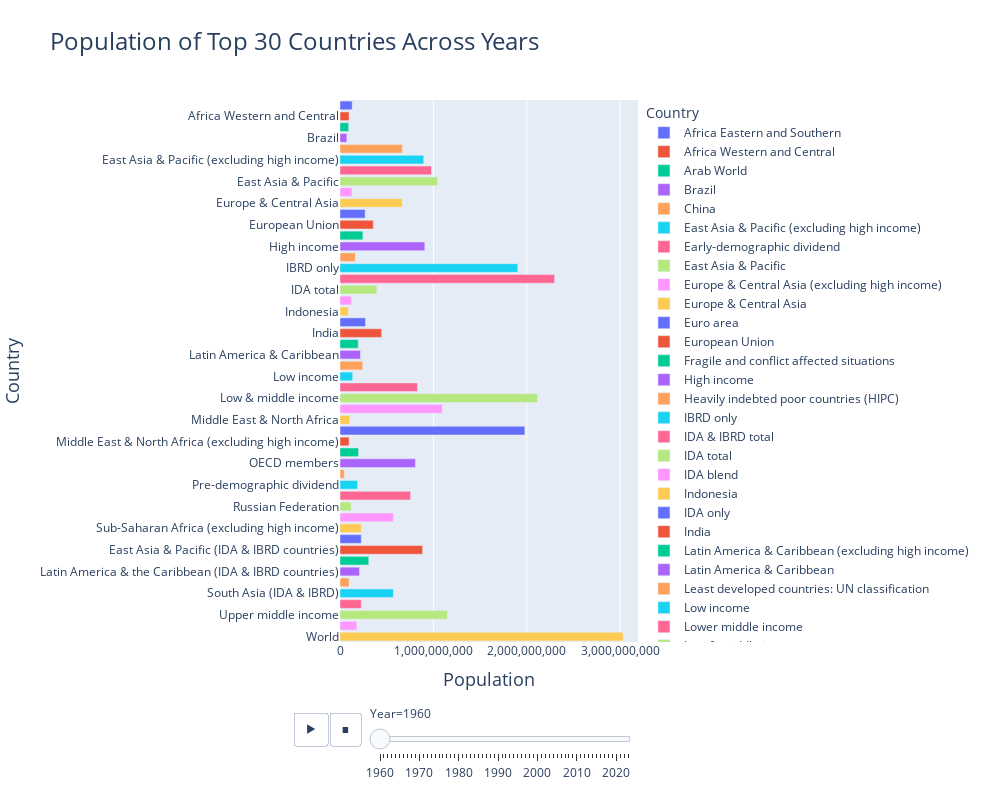

Notebook source saved alongside this figure:
### Code cell
fig.update_layout(
    xaxis_title="Population",
    yaxis_title="Country",
    xaxis=dict(tickformat=",", title_font_size=18),
    yaxis=dict(title_font_size=18),
    title=dict(font_size=24),
    transition_duration=0
fig.update_traces(text=df_top_countries['Population'].apply(lambda x: f"{x:,.0f}"),
                  textposition='inside', textfont_size=15, insidetextanchor='start')
fig.show()
)
